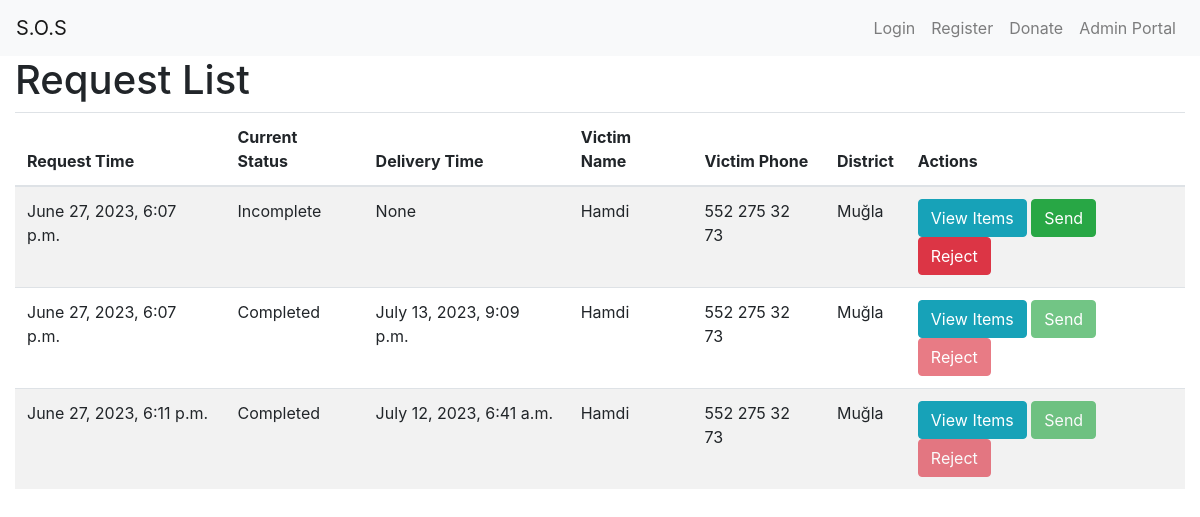
Before: /request_admin/ with the older database file.
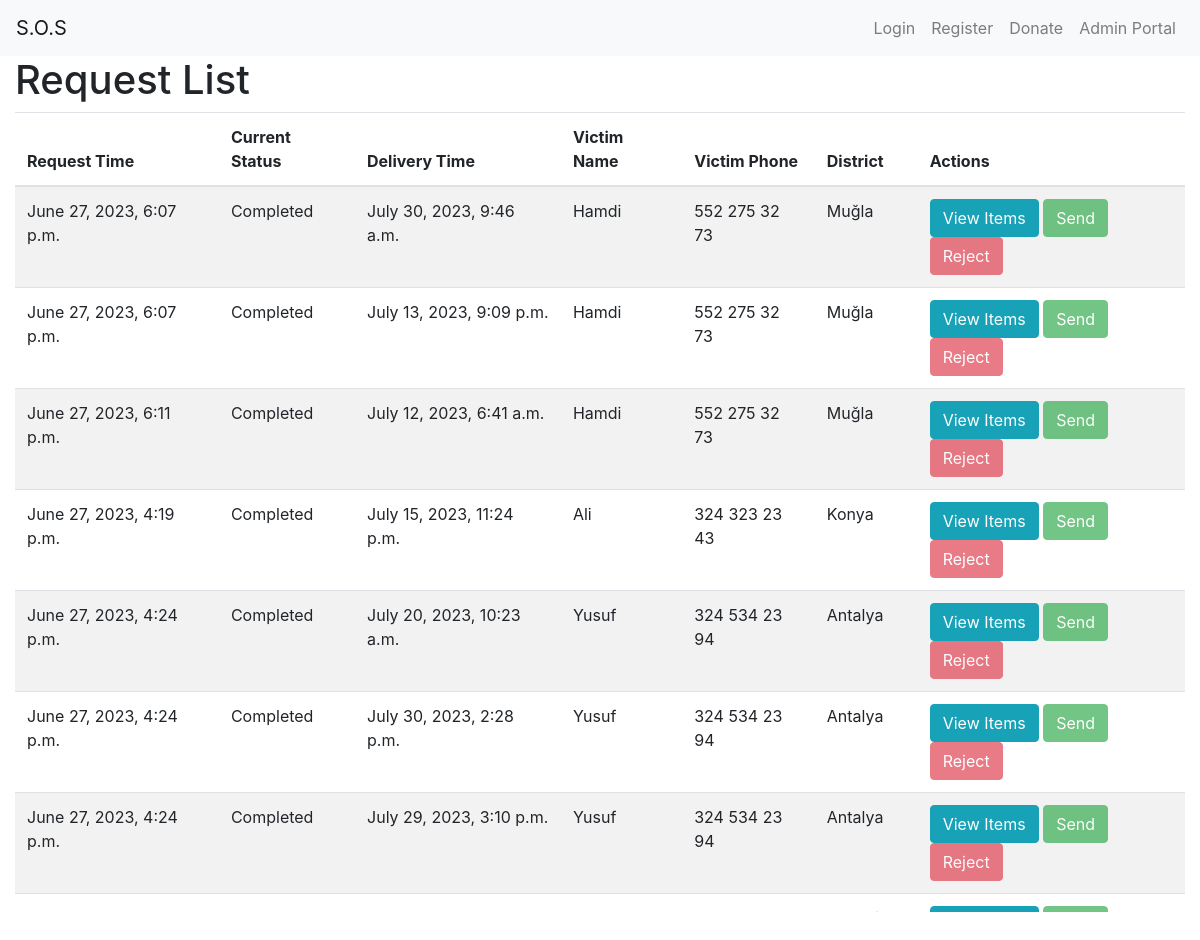
After: the same page with the newer database file.
### myapp/models.py (models this page shows, shortened)
class Request(models.Model):
    RequestTime = models.DateTimeField()
    CurrentStatus = models.CharField(max_length=45)
    DeliveryTime = models.DateTimeField(null=True)
    Victim_RequesterID = models.ForeignKey(Victim, on_delete=models.CASCADE)

class Victim(models.Model):
    Name = models.CharField(max_length=225)
    Surname = models.CharField(max_length=225)
    Address = models.CharField(max_length=225)
    PhoneNumber = models.CharField(max_length=45)
    District_DistrictID = models.ForeignKey(District, on_delete=models.CASCADE)

class District(models.Model):
    DistrictName = models.CharField(max_length=45)
    Coordination = models.CharField(max_length=45)
    Population = models.IntegerField()

### myapp/views.py (the view)
# urls.py: path('request_admin/', views.request_admin, name='request_admin'),
def request_admin(request):
    requests = Request.objects.all()
    return render(request, 'request_admin.html', {'requests': requests})

### myapp/templates/request_admin.html (shortened to what this page needs)
<!DOCTYPE html>
<html>
<head>
  <link rel="stylesheet" href="https://stackpath.bootstrapcdn.com/bootstrap/4.3.1/css/bootstrap.min.css">
</head>
<body>
  {% include 'navbar.html' %}
  <div class="container">
    <h1>Request List</h1>
    <div class="scrollable-table">
      <table class="table table-striped">
        <thead>
          <tr>
            <th>Request Time</th>
            <th>Current Status</th>
            <th>Delivery Time</th>
            <th>Victim Name</th>
            <th>Victim Phone</th>
            <th>District</th>
            <th>Actions</th>
          </tr>
        </thead>
        <tbody>
          {% for request in requests %}
            <tr data-request-id="{{ request.id }}">
              <td>{{ request.RequestTime }}</td>
              <td>{{ request.CurrentStatus }}</td>
              <td>{{ request.DeliveryTime }}</td>
              <td>{{ request.Victim_RequesterID.Name }}</td>
              <td>{{ request.Victim_RequesterID.PhoneNumber }}</td>
              <td>{{ request.Victim_RequesterID.District_DistrictID.DistrictName }}</td>
              <td>
                <button class="btn btn-info" onclick="showRequestDetails('{{ request.id }}')">View Items</button>
                  <button class="btn btn-success send-btn" onclick="sendRequest('{{ request.id }}')">Send</button>
                <button class="btn btn-danger delete-btn" onclick="deleteRequest({{ request.pk }})">Reject</button>
              </td>
            </tr>
          {% endfor %}
        </tbody>
      </table>
    </div>
  </div>
</body>
</html>

Changed rows visible on the page:
changed Request: CurrentStatus "Incomplete" → "Completed"; DeliveryTime "None" → "July 30, 2023, 9:46 a.m."
added Request: RequestTime "June 27, 2023, 4:19 p.m.", CurrentStatus "Completed", DeliveryTime "July 15, 2023, 11:24 p.m.", Victim_RequesterID.Name "Ali", Victim_RequesterID.PhoneNumber "324 323 23 43", Victim_RequesterID.District_DistrictID.DistrictName "Konya"
added Request: RequestTime "June 27, 2023, 4:24 p.m.", CurrentStatus "Completed", DeliveryTime "July 20, 2023, 10:23 a.m.", Victim_RequesterID.Name "Yusuf", Victim_RequesterID.PhoneNumber "324 534 23 94", Victim_RequesterID.District_DistrictID.DistrictName "Antalya"
added Request: RequestTime "June 27, 2023, 4:24 p.m.", CurrentStatus "Completed", DeliveryTime "July 30, 2023, 2:28 p.m.", Victim_RequesterID.Name "Yusuf", Victim_RequesterID.PhoneNumber "324 534 23 94", Victim_RequesterID.District_DistrictID.DistrictName "Antalya"
added Request: RequestTime "June 27, 2023, 4:24 p.m.", CurrentStatus "Completed", DeliveryTime "July 29, 2023, 3:10 p.m.", Victim_RequesterID.Name "Yusuf", Victim_RequesterID.PhoneNumber "324 534 23 94", Victim_RequesterID.District_DistrictID.DistrictName "Antalya"
